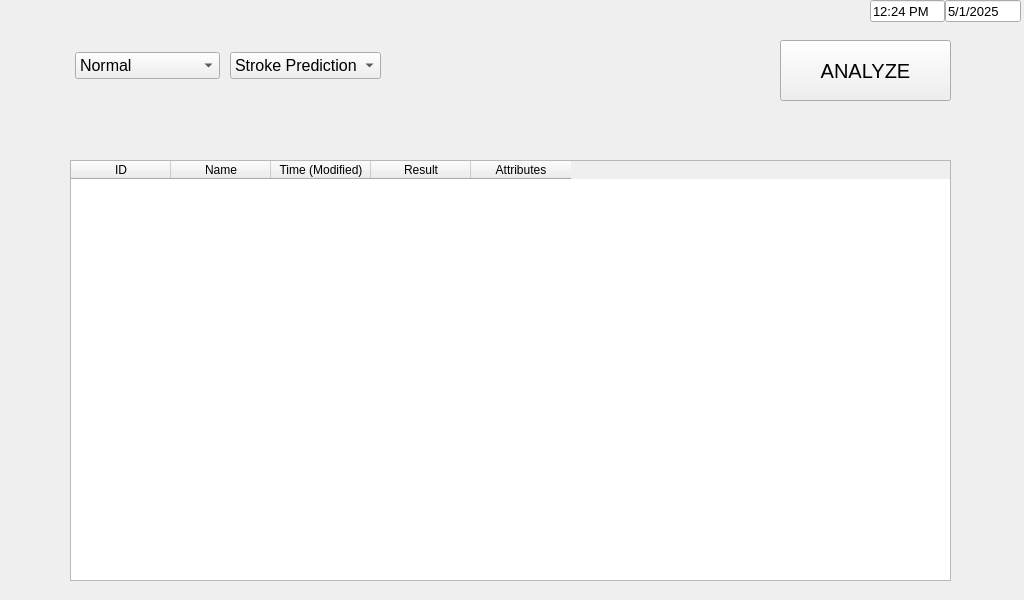
<?xml version="1.0" encoding="UTF-8"?>
<ui version="4.0">
 <class>MainWindow</class>
 <widget class="QMainWindow" name="MainWindow">
  <property name="geometry">
   <rect>
    <x>0</x>
    <y>0</y>
    <width>1024</width>
    <height>600</height>
   </rect>
  </property>
  <property name="minimumSize">
   <size>
    <width>1024</width>
    <height>600</height>
   </size>
  </property>
  <property name="maximumSize">
   <size>
    <width>1024</width>
    <height>600</height>
   </size>
  </property>
  <property name="windowTitle">
   <string>MainWindow</string>
  </property>
  <property name="windowOpacity">
   <double>1.000000000000000</double>
  </property>
  <widget class="QWidget" name="centralwidget">
   <widget class="QPushButton" name="Analyze_Button">
    <property name="geometry">
     <rect>
      <x>780</x>
      <y>40</y>
      <width>171</width>
      <height>61</height>
     </rect>
    </property>
    <property name="font">
     <font>
      <pointsize>15</pointsize>
     </font>
    </property>
    <property name="text">
     <string>ANALYZE</string>
    </property>
   </widget>
   <widget class="QTableWidget" name="Data_Table">
    <property name="geometry">
     <rect>
      <x>70</x>
      <y>160</y>
      <width>881</width>
      <height>421</height>
     </rect>
    </property>
    <attribute name="horizontalHeaderVisible">
     <bool>true</bool>
    </attribute>
    <attribute name="horizontalHeaderCascadingSectionResizes">
     <bool>false</bool>
    </attribute>
    <attribute name="horizontalHeaderDefaultSectionSize">
     <number>100</number>
    </attribute>
    <column>
     <property name="text">
      <string>ID</string>
     </property>
    </column>
    <column>
     <property name="text">
      <string>Name</string>
     </property>
    </column>
    <column>
     <property name="text">
      <string>Time (Modified)</string>
     </property>
    </column>
    <column>
     <property name="text">
      <string>Result</string>
     </property>
    </column>
    <column>
     <property name="text">
      <string>Attributes</string>
     </property>
    </column>
   </widget>
   <widget class="QWidget" name="layoutWidget">
    <property name="geometry">
     <rect>
      <x>70</x>
      <y>50</y>
      <width>311</width>
      <height>31</height>
     </rect>
    </property>
    <layout class="QHBoxLayout" name="HL_Mode_Selection" stretch="2,0">
     <property name="spacing">
      <number>10</number>
     </property>
     <property name="leftMargin">
      <number>5</number>
     </property>
     <item>
      <widget class="QComboBox" name="comboBox">
       <property name="font">
        <font>
         <pointsize>12</pointsize>
        </font>
       </property>
       <item>
        <property name="text">
         <string>Normal</string>
        </property>
       </item>
       <item>
        <property name="text">
         <string>EMS</string>
        </property>
       </item>
      </widget>
     </item>
     <item>
      <widget class="QComboBox" name="comboBox_2">
       <property name="font">
        <font>
         <pointsize>12</pointsize>
        </font>
       </property>
       <item>
        <property name="text">
         <string>Stroke Prediction</string>
        </property>
       </item>
       <item>
        <property name="text">
         <string>Eye Disease</string>
        </property>
       </item>
       <item>
        <property name="text">
         <string>Skin Disease</string>
        </property>
       </item>
      </widget>
     </item>
    </layout>
   </widget>
   <widget class="QWidget" name="layoutWidget">
    <property name="geometry">
     <rect>
      <x>870</x>
      <y>0</y>
      <width>151</width>
      <height>22</height>
     </rect>
    </property>
    <layout class="QHBoxLayout" name="HL_Time_Date">
     <property name="spacing">
      <number>0</number>
     </property>
     <item>
      <widget class="QLineEdit" name="lineEdit_Time">
       <property name="font">
        <font>
         <pointsize>10</pointsize>
        </font>
       </property>
       <property name="text">
        <string>12:24 PM</string>
       </property>
      </widget>
     </item>
     <item>
      <widget class="QLineEdit" name="lineEdit_Date">
       <property name="font">
        <font>
         <pointsize>10</pointsize>
        </font>
       </property>
       <property name="text">
        <string>5/1/2025</string>
       </property>
      </widget>
     </item>
    </layout>
   </widget>
  </widget>
 </widget>
 <resources/>
 <connections/>
</ui>
